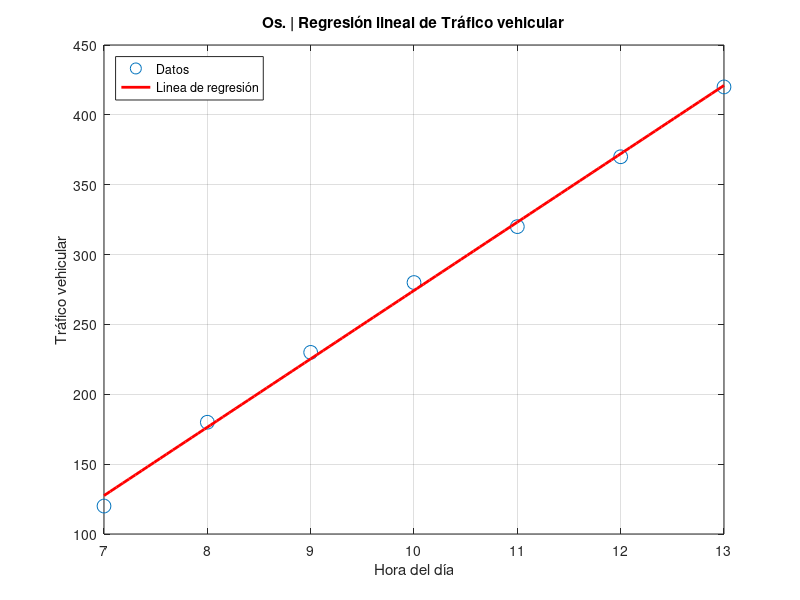

Write MATLAB code to recreate this figure.
% Datos de ejemplo
horas_dia = [7 8 9 10 11 12 13];
trafico = [120 180 230 280 320 370 420];

% Verifica que ambos vectores tengan la misma longitud
if length(horas_dia) ~= length(trafico)
    error('Los vectores horas_dia y trafico deben tener la misma longitud.');
end

% Ajuste lineal
coeficientes = polyfit(horas_dia, trafico, 1);

% Puntos de predicción
horas_prediccion = linspace(7, 13, 100);
trafico_predicho = polyval(coeficientes, horas_prediccion);

% Gráfico
figure; 
plot(horas_dia, trafico, 'o', 'MarkerSize', 10);
hold on;
plot(horas_prediccion, trafico_predicho, 'r-', 'LineWidth', 2);
xlabel('Hora del día');
ylabel('Tráfico vehicular');
title('Os. | Regresión lineal de Tráfico vehicular');
legend('Datos', 'Linea de regresión', 'Location', 'northwest');
grid on;

% Muestra de coeficientes
disp('Coeficientes del modelo de regresión lineal:');
disp(['Pendiente (coeficiente 1): ', num2str(coeficientes(1))]);
disp(['Término independiente (coeficiente 2): ', num2str(coeficientes(2))]);
